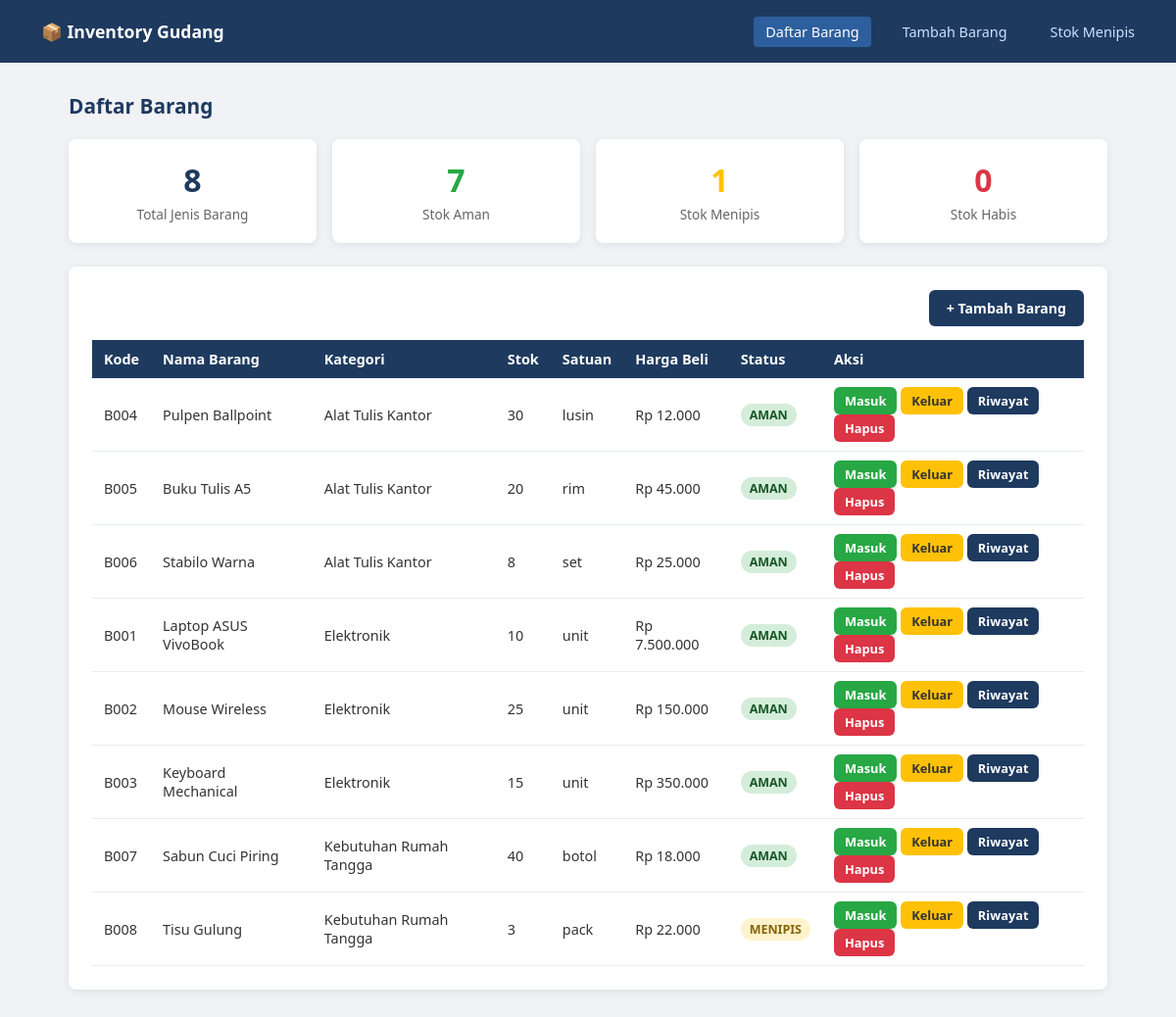
The page / on the database its author committed.
### tables this page shows
CREATE TABLE IF NOT EXISTS barang (
    kode VARCHAR(10) PRIMARY KEY,
    nama VARCHAR(100) NOT NULL,
    kode_kategori VARCHAR(10) NOT NULL,
    satuan VARCHAR(20) NOT NULL,
    stok INT DEFAULT 0,
    harga_beli DECIMAL(15,2) DEFAULT 0,
    stok_minimum INT DEFAULT 5,
    FOREIGN KEY (kode_kategori) REFERENCES kategori(kode)
);

CREATE TABLE IF NOT EXISTS kategori (
    kode VARCHAR(10) PRIMARY KEY,
    nama VARCHAR(100) NOT NULL
);

### index.php (the view, shortened to what this page needs)
<?php
require 'config.php';
$sql = "SELECT b.*, k.nama AS nama_kategori
        FROM barang b
        JOIN kategori k ON b.kode_kategori = k.kode
        ORDER BY b.kode_kategori, b.kode";
$result = $conn->query($sql);
$total     = $conn->query("SELECT COUNT(*) AS n FROM barang")->fetch_assoc()['n'];
$menipis   = $conn->query("SELECT COUNT(*) AS n FROM barang WHERE stok <= stok_minimum AND stok > 0")->fetch_assoc()['n'];
$habis     = $conn->query("SELECT COUNT(*) AS n FROM barang WHERE stok = 0")->fetch_assoc()['n'];
?>
<!DOCTYPE html>
<html lang="id">
<head>
    <link rel="stylesheet" href="style.css">
</head>
<body>
<?php include 'navbar.php'; ?>
<div class="container">
    <h2>Daftar Barang</h2>
    <div class="stats">
        <div class="stat-card">
            <div class="number"><?= $total ?></div>
            <div class="label">Total Jenis Barang</div>
        </div>
        <div class="stat-card">
            <div class="number" style="color:#28a745"><?= $total - $menipis - $habis ?></div>
            <div class="label">Stok Aman</div>
        </div>
        <div class="stat-card">
            <div class="number" style="color:#ffc107"><?= $menipis ?></div>
            <div class="label">Stok Menipis</div>
        </div>
        <div class="stat-card">
            <div class="number" style="color:#dc3545"><?= $habis ?></div>
            <div class="label">Stok Habis</div>
        </div>
    </div>
    <div class="card">
        <div style="display:flex;justify-content:flex-end;margin-bottom:14px">
            <a href="tambah_barang.php" class="btn btn-primary">+ Tambah Barang</a>
        </div>
        <table>
            <thead>
                <tr>
                    <th>Kode</th>
                    <th>Nama Barang</th>
                    <th>Kategori</th>
                    <th>Stok</th>
                    <th>Satuan</th>
                    <th>Harga Beli</th>
                    <th>Status</th>
                    <th>Aksi</th>
                </tr>
            </thead>
            <tbody>
            <?php while ($b = $result->fetch_assoc()):
                if ($b['stok'] == 0) {
                    $status = 'HABIS'; $badge = 'badge-habis';
                } elseif ($b['stok'] <= $b['stok_minimum']) {
                    $status = 'MENIPIS'; $badge = 'badge-menipis';
                } else {
                    $status = 'AMAN'; $badge = 'badge-aman';
                }
            ?>
                <tr>
                    <td><?= htmlspecialchars($b['kode']) ?></td>
                    <td><?= htmlspecialchars($b['nama']) ?></td>
                    <td><?= htmlspecialchars($b['nama_kategori']) ?></td>
                    <td><?= $b['stok'] ?></td>
                    <td><?= htmlspecialchars($b['satuan']) ?></td>
                    <td>Rp <?= number_format($b['harga_beli'], 0, ',', '.') ?></td>
                    <td><span class="badge <?= $badge ?>"><?= $status ?></span></td>
                    <td>
                        <a href="barang_masuk.php?kode=<?= $b['kode'] ?>" class="btn btn-success btn-sm">Masuk</a>
                        <a href="barang_keluar.php?kode=<?= $b['kode'] ?>" class="btn btn-warning btn-sm">Keluar</a>
                        <a href="riwayat.php?kode=<?= $b['kode'] ?>" class="btn btn-primary btn-sm">Riwayat</a>
                        <a href="hapus_barang.php?kode=<?= $b['kode'] ?>"
                           class="btn btn-danger btn-sm"
                           onclick="return confirm('Hapus barang <?= htmlspecialchars($b['nama'], ENT_QUOTES) ?>?')">Hapus</a>
                    </td>
                </tr>
            <?php endwhile; ?>
            </tbody>
        </table>
    </div>
</div>
</body>
</html>

### navbar.php
<nav>
    <a href="index.php" class="brand">📦 Inventory Gudang</a>
    <a href="index.php" <?= basename($_SERVER['PHP_SELF']) == 'index.php' ? 'class="active"' : '' ?>>Daftar Barang</a>
    <a href="tambah_barang.php" <?= basename($_SERVER['PHP_SELF']) == 'tambah_barang.php' ? 'class="active"' : '' ?>>Tambah Barang</a>
    <a href="laporan_menipis.php" <?= basename($_SERVER['PHP_SELF']) == 'laporan_menipis.php' ? 'class="active"' : '' ?>>Stok Menipis</a>
</nav>

### style.css (style rules this page uses)
* { box-sizing: border-box; margin: 0; padding: 0; }
body { font-family: 'Segoe UI', sans-serif; background: #f0f2f5; color: #333; }
nav { background: #1e3a5f; padding: 14px 30px; display: flex; align-items: center; gap: 20px; flex-wrap: wrap; }
nav .brand { color: #fff; font-size: 1.1rem; font-weight: 700; margin-right: auto; text-decoration: none; }
nav a { color: #cce0ff; text-decoration: none; font-size: 0.9rem; padding: 6px 12px; border-radius: 4px; transition: background 0.2s; }
nav a:hover, nav a.active { background: #2d5f9e; color: #fff; }
.container { max-width: 1100px; margin: 30px auto; padding: 0 20px; }
h2 { margin-bottom: 20px; font-size: 1.3rem; color: #1e3a5f; }
.card { background: #fff; border-radius: 8px; padding: 24px; box-shadow: 0 2px 8px rgba(0,0,0,.08); margin-bottom: 24px; }
table { width: 100%; border-collapse: collapse; font-size: 0.9rem; }
th { background: #1e3a5f; color: #fff; padding: 10px 12px; text-align: left; }
td { padding: 9px 12px; border-bottom: 1px solid #e9ecef; }
.badge { display: inline-block; padding: 3px 9px; border-radius: 12px; font-size: 0.78rem; font-weight: 600; }
.badge-aman { background: #d4edda; color: #155724; }
.badge-menipis { background: #fff3cd; color: #856404; }
.btn { display: inline-block; padding: 9px 18px; border-radius: 6px; font-size: 0.88rem; font-weight: 600; cursor: pointer; border: none; text-decoration: none; transition: opacity .2s; }
.btn-primary { background: #1e3a5f; color: #fff; }
.btn-success { background: #28a745; color: #fff; }
.btn-danger { background: #dc3545; color: #fff; }
.btn-warning { background: #ffc107; color: #333; }
.btn-sm { padding: 5px 11px; font-size: 0.8rem; }
.stats { display: grid; grid-template-columns: repeat(auto-fit, minmax(200px, 1fr)); gap: 16px; margin-bottom: 24px; }
.stat-card { background: #fff; border-radius: 8px; padding: 20px; box-shadow: 0 2px 8px rgba(0,0,0,.08); text-align: center; }
.stat-card .number { font-size: 2rem; font-weight: 700; color: #1e3a5f; }
.stat-card .label { font-size: 0.85rem; color: #666; margin-top: 4px; }

### rows shown on the page
barang: kode "B004", nama "Pulpen Ballpoint", kode_kategori.nama "Alat Tulis Kantor", stok "30", satuan "lusin", harga_beli "12.000", status "AMAN"
barang: kode "B005", nama "Buku Tulis A5", kode_kategori.nama "Alat Tulis Kantor", stok "20", satuan "rim", harga_beli "45.000", status "AMAN"
barang: kode "B006", nama "Stabilo Warna", kode_kategori.nama "Alat Tulis Kantor", stok "8", satuan "set", harga_beli "25.000", status "AMAN"
barang: kode "B001", nama "Laptop ASUS VivoBook", kode_kategori.nama "Elektronik", stok "10", satuan "unit", harga_beli "7.500.000", status "AMAN"
barang: kode "B002", nama "Mouse Wireless", kode_kategori.nama "Elektronik", stok "25", satuan "unit", harga_beli "150.000", status "AMAN"
barang: kode "B003", nama "Keyboard Mechanical", kode_kategori.nama "Elektronik", stok "15", satuan "unit", harga_beli "350.000", status "AMAN"
barang: kode "B007", nama "Sabun Cuci Piring", kode_kategori.nama "Kebutuhan Rumah Tangga", stok "40", satuan "botol", harga_beli "18.000", status "AMAN"
barang: kode "B008", nama "Tisu Gulung", kode_kategori.nama "Kebutuhan Rumah Tangga", stok "3", satuan "pack", harga_beli "22.000", status "MENIPIS"

### other values the page prints
$total "8"
$total - $menipis - $habis "7"
$menipis "1"
$habis "0"
